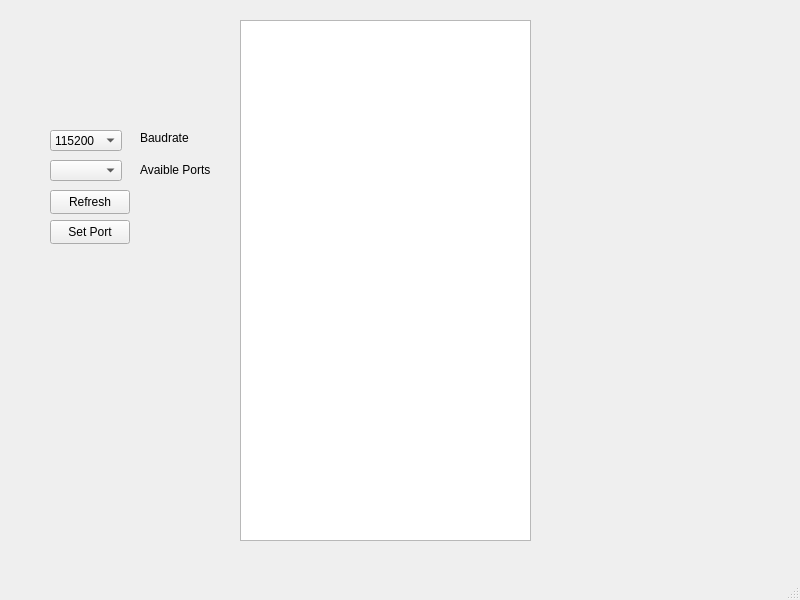
<?xml version="1.0" encoding="UTF-8"?>
<ui version="4.0">
 <class>MainWindow</class>
 <widget class="QMainWindow" name="MainWindow">
  <property name="geometry">
   <rect>
    <x>0</x>
    <y>0</y>
    <width>800</width>
    <height>600</height>
   </rect>
  </property>
  <property name="windowTitle">
   <string>MainWindow</string>
  </property>
  <widget class="QWidget" name="centralwidget">
   <widget class="QPushButton" name="refreshBut">
    <property name="geometry">
     <rect>
      <x>50</x>
      <y>190</y>
      <width>80</width>
      <height>24</height>
     </rect>
    </property>
    <property name="text">
     <string>Refresh</string>
    </property>
   </widget>
   <widget class="QComboBox" name="comboBox_baudRate">
    <property name="geometry">
     <rect>
      <x>50</x>
      <y>130</y>
      <width>72</width>
      <height>21</height>
     </rect>
    </property>
    <item>
     <property name="text">
      <string>115200</string>
     </property>
    </item>
   </widget>
   <widget class="QLabel" name="label">
    <property name="geometry">
     <rect>
      <x>140</x>
      <y>130</y>
      <width>49</width>
      <height>16</height>
     </rect>
    </property>
    <property name="text">
     <string>Baudrate</string>
    </property>
   </widget>
   <widget class="QComboBox" name="comboBox_Ports">
    <property name="geometry">
     <rect>
      <x>50</x>
      <y>160</y>
      <width>72</width>
      <height>21</height>
     </rect>
    </property>
   </widget>
   <widget class="QPushButton" name="setPortsBut">
    <property name="geometry">
     <rect>
      <x>50</x>
      <y>220</y>
      <width>80</width>
      <height>24</height>
     </rect>
    </property>
    <property name="text">
     <string>Set Port</string>
    </property>
   </widget>
   <widget class="QLabel" name="label_2">
    <property name="geometry">
     <rect>
      <x>140</x>
      <y>160</y>
      <width>71</width>
      <height>20</height>
     </rect>
    </property>
    <property name="text">
     <string>Avaible Ports</string>
    </property>
   </widget>
   <widget class="QPlainTextEdit" name="plainTextEdit">
    <property name="geometry">
     <rect>
      <x>240</x>
      <y>20</y>
      <width>291</width>
      <height>521</height>
     </rect>
    </property>
   </widget>
  </widget>
  <widget class="QMenuBar" name="menubar">
   <property name="geometry">
    <rect>
     <x>0</x>
     <y>0</y>
     <width>800</width>
     <height>21</height>
    </rect>
   </property>
  </widget>
  <widget class="QStatusBar" name="statusbar"/>
 </widget>
 <resources/>
 <connections/>
</ui>
